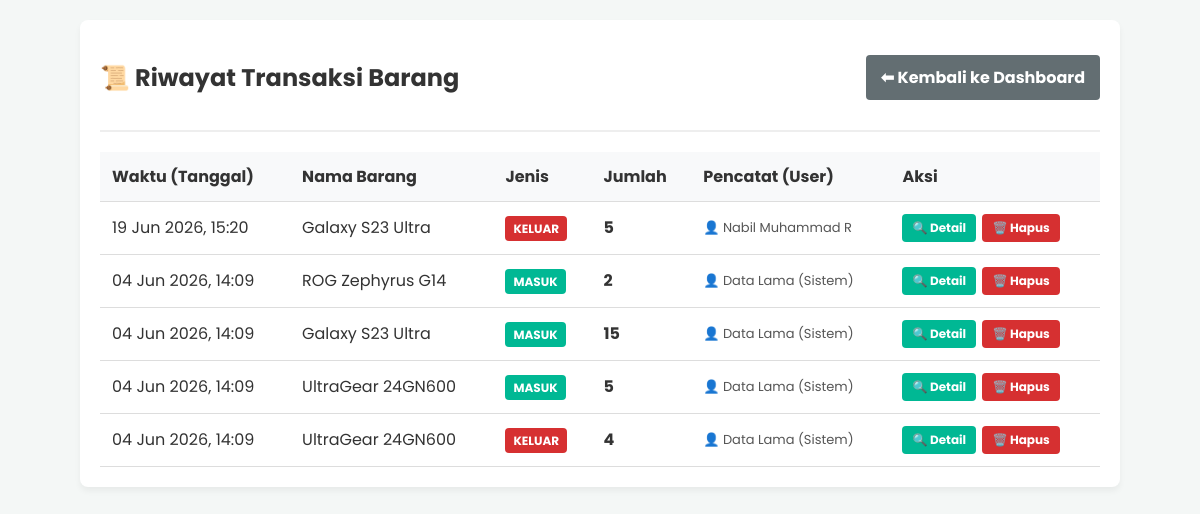
Page /riwayat.php (signed in) on the committed database.
### tables this page shows
CREATE TABLE `transaksi` (
  `id_transaksi` int NOT NULL,
  `id_barang` int NOT NULL,
  `id_user` int DEFAULT NULL,
  `jenis_transaksi` enum('masuk','keluar') NOT NULL,
  `jumlah` int NOT NULL,
  `tanggal` timestamp NULL DEFAULT CURRENT_TIMESTAMP,
  `keterangan` varchar(255) DEFAULT NULL
);

CREATE TABLE `barang` (
  `id_barang` int NOT NULL,
  `nama_barang` varchar(150) NOT NULL,
  `merek` varchar(100) DEFAULT NULL,
  `spesifikasi` text,
  `id_kategori` int NOT NULL,
  `stok` int DEFAULT '0',
  `gambar` varchar(255) DEFAULT NULL
);

CREATE TABLE `users` (
  `id` int NOT NULL,
  `username` varchar(50) NOT NULL,
  `password` varchar(255) NOT NULL,
  `nama` varchar(100) NOT NULL,
  `jabatan` varchar(50) DEFAULT NULL,
  `email` varchar(100) DEFAULT NULL,
  `no_telp` varchar(20) DEFAULT NULL,
  `alamat` text
);

### riwayat.php (the view, shortened to what this page needs)
<?php
include 'koneksi.php';
$aksi = isset($_GET['aksi']) ? $_GET['aksi'] : '';
?>
<!DOCTYPE html>
<html lang="id">
<head>
</head>
<body>
<div class="container">
    <div class="header">
        <h2>📜 Riwayat Transaksi Barang</h2>
        <a href="index.php" class="btn btn-secondary">⬅ Kembali ke Dashboard</a>
    </div>
    <?php
    if ($aksi == 'detail') {
        $id = $_GET['id'];
        $q_detail = mysqli_query($koneksi, "
            SELECT transaksi.*, barang.nama_barang, barang.merek, users.nama as nama_karyawan
            FROM transaksi
            JOIN barang ON transaksi.id_barang = barang.id_barang
            LEFT JOIN users ON transaksi.id_user = users.id
            WHERE transaksi.id_transaksi = '$id'
        ");
        $data = mysqli_fetch_assoc($q_detail);
        $badge_class = ($data['jenis_transaksi'] == 'masuk') ? 'badge-masuk' : 'badge-keluar';
        $nama_pencatat = !empty($data['nama_karyawan']) ? $data['nama_karyawan'] : 'Data Lama (Sistem)';
    ?>
        <h3>Detail Riwayat Transaksi</h3>
        <div class="detail-card">
            <p><strong>ID Transaksi:</strong> #TRX-<?php echo $data['id_transaksi']; ?></p>
            <p><strong>Waktu Transaksi:</strong> <?php echo date('d F Y, H:i', strtotime($data['tanggal'])); ?></p>
            <p><strong>Dicatat Oleh:</strong> <span class="badge badge-user">👤 <?php echo $nama_pencatat; ?></span></p>
            <hr style="border: 0; border-top: 1px solid #ccc; margin: 15px 0;">
            <p><strong>Nama Barang:</strong> <?php echo $data['nama_barang']; ?> (<?php echo $data['merek']; ?>)</p>
            <p><strong>Jenis Transaksi:</strong> <span class="badge <?php echo $badge_class; ?>"><?php echo $data['jenis_transaksi']; ?></span></p>
            <p><strong>Jumlah Barang:</strong> <span style="font-size: 18px; font-weight: bold;"><?php echo $data['jumlah']; ?> Unit</span></p>
            <p><strong>Keterangan / Catatan:</strong><br>
                <i><?php echo empty($data['keterangan']) ? 'Tidak ada catatan' : nl2br($data['keterangan']); ?></i>
            </p>
        </div>
        <br>
        <a href="riwayat.php" class="btn btn-primary">Kembali ke Tabel Riwayat</a>
    <?php
    } else {
    ?>
        <table>
            <thead>
                <tr>
                    <th>Waktu (Tanggal)</th>
                    <th>Nama Barang</th>
                    <th>Jenis</th>
                    <th>Jumlah</th>
                    <th>Pencatat (User)</th>
                    <th>Aksi</th>
                </tr>
            </thead>
            <tbody>
                <?php
                $query_tampil = "
                    SELECT transaksi.*, barang.nama_barang, users.nama as nama_karyawan
                    FROM transaksi
                    JOIN barang ON transaksi.id_barang = barang.id_barang
                    LEFT JOIN users ON transaksi.id_user = users.id
                    ORDER BY transaksi.tanggal DESC
                ";
                $result = mysqli_query($koneksi, $query_tampil);
                while($row = mysqli_fetch_assoc($result)) {
                    $badge_class = ($row['jenis_transaksi'] == 'masuk') ? 'badge-masuk' : 'badge-keluar';
                    $nama_pencatat_tabel = !empty($row['nama_karyawan']) ? $row['nama_karyawan'] : 'Data Lama (Sistem)';
                ?>
                <tr>
                    <td><?php echo date('d M Y, H:i', strtotime($row['tanggal'])); ?></td>
                    <td><?php echo $row['nama_barang']; ?></td>
                    <td><span class="badge <?php echo $badge_class; ?>"><?php echo $row['jenis_transaksi']; ?></span></td>
                    <td><strong><?php echo $row['jumlah']; ?></strong></td>
                    <td style="font-size: 13px; color: #555;">👤 <?php echo $nama_pencatat_tabel; ?></td>
                    <td>
                        <a href="riwayat.php?aksi=detail&id=<?php echo $row['id_transaksi']; ?>" class="btn btn-success btn-action">🔍 Detail</a>
                        <a href="riwayat.php?aksi=hapus&id=<?php echo $row['id_transaksi']; ?>" onclick="return confirm('Yakin hapus riwayat ini? Peringatan: Stok barang akan dikembalikan (revert) ke sebelum transaksi ini terjadi.');" class="btn btn-danger btn-action">🗑️ Hapus</a>
                    </td>
                </tr>
                <?php } ?>
            </tbody>
        </table>
    <?php } ?>
</div>
</body>
</html>

### riwayat.php (style rules this page uses)
body { font-family: 'Poppins', sans-serif; background-color: #f4f7f6; margin: 0; padding: 20px; color: #333; }
.container { max-width: 1000px; margin: 0 auto; background: white; padding: 20px; border-radius: 8px; box-shadow: 0 4px 6px rgba(0,0,0,0.05); }
.header { display: flex; justify-content: space-between; align-items: center; border-bottom: 2px solid #eee; padding-bottom: 15px; margin-bottom: 20px; }
.btn { padding: 10px 15px; text-decoration: none; border-radius: 4px; display: inline-block; font-weight: bold; border: none; cursor: pointer; color: white; font-family: 'Poppins', sans-serif; }
.btn-secondary { background-color: #636e72; }
.btn-success { background-color: #00b894; }
.btn-danger { background-color: #d63031; }
.btn-action { padding: 5px 10px; font-size: 12px; margin-right: 2px; }
table { width: 100%; border-collapse: collapse; margin-top: 15px; }
th, td { padding: 12px; border-bottom: 1px solid #ddd; text-align: left; }
th { background-color: #f8f9fa; }
.badge { padding: 4px 8px; border-radius: 4px; color: white; font-weight: bold; font-size: 12px; text-transform: uppercase; }
.badge-masuk { background-color: #00b894; }
.badge-keluar { background-color: #d63031; }

### rows in the picture
transaksi: tanggal "19 Jun 2026, 15:20", id_barang.nama_barang "Galaxy S23 Ultra", jenis_transaksi "KELUAR", jumlah "5", id_user.nama "Nabil Muhammad R"
transaksi: tanggal "04 Jun 2026, 14:09", id_barang.nama_barang "ROG Zephyrus G14", jenis_transaksi "MASUK", jumlah "2", nama_pencatat_tabel "Data Lama (Sistem)"
transaksi: tanggal "04 Jun 2026, 14:09", id_barang.nama_barang "Galaxy S23 Ultra", jenis_transaksi "MASUK", jumlah "15", nama_pencatat_tabel "Data Lama (Sistem)"
transaksi: tanggal "04 Jun 2026, 14:09", id_barang.nama_barang "UltraGear 24GN600", jenis_transaksi "MASUK", jumlah "5", nama_pencatat_tabel "Data Lama (Sistem)"
transaksi: tanggal "04 Jun 2026, 14:09", id_barang.nama_barang "UltraGear 24GN600", jenis_transaksi "KELUAR", jumlah "4", nama_pencatat_tabel "Data Lama (Sistem)"
